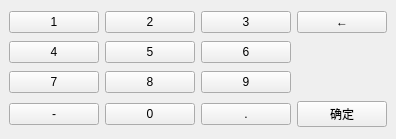
<?xml version="1.0" encoding="UTF-8"?>
<ui version="4.0">
 <class>NumberForm</class>
 <widget class="QWidget" name="NumberForm">
  <property name="geometry">
   <rect>
    <x>0</x>
    <y>0</y>
    <width>396</width>
    <height>139</height>
   </rect>
  </property>
  <property name="windowTitle">
   <string>Form</string>
  </property>
  <layout class="QGridLayout" name="gridLayout_2">
   <property name="leftMargin">
    <number>0</number>
   </property>
   <property name="topMargin">
    <number>0</number>
   </property>
   <property name="rightMargin">
    <number>0</number>
   </property>
   <property name="bottomMargin">
    <number>0</number>
   </property>
   <property name="horizontalSpacing">
    <number>0</number>
   </property>
   <item row="0" column="0">
    <widget class="QWidget" name="widget" native="true">
     <layout class="QGridLayout" name="gridLayout">
      <item row="0" column="0">
       <widget class="QPushButton" name="pushButton1">
        <property name="minimumSize">
         <size>
          <width>90</width>
          <height>0</height>
         </size>
        </property>
        <property name="maximumSize">
         <size>
          <width>90</width>
          <height>16777215</height>
         </size>
        </property>
        <property name="text">
         <string>1</string>
        </property>
       </widget>
      </item>
      <item row="0" column="1">
       <widget class="QPushButton" name="pushButton2">
        <property name="minimumSize">
         <size>
          <width>90</width>
          <height>0</height>
         </size>
        </property>
        <property name="maximumSize">
         <size>
          <width>90</width>
          <height>16777215</height>
         </size>
        </property>
        <property name="text">
         <string>2</string>
        </property>
       </widget>
      </item>
      <item row="0" column="2">
       <widget class="QPushButton" name="pushButton3">
        <property name="minimumSize">
         <size>
          <width>90</width>
          <height>0</height>
         </size>
        </property>
        <property name="maximumSize">
         <size>
          <width>90</width>
          <height>16777215</height>
         </size>
        </property>
        <property name="text">
         <string>3</string>
        </property>
       </widget>
      </item>
      <item row="0" column="3">
       <widget class="QPushButton" name="pushButtonD">
        <property name="minimumSize">
         <size>
          <width>90</width>
          <height>0</height>
         </size>
        </property>
        <property name="maximumSize">
         <size>
          <width>90</width>
          <height>16777215</height>
         </size>
        </property>
        <property name="text">
         <string>←</string>
        </property>
       </widget>
      </item>
      <item row="1" column="0">
       <widget class="QPushButton" name="pushButton4">
        <property name="minimumSize">
         <size>
          <width>90</width>
          <height>0</height>
         </size>
        </property>
        <property name="maximumSize">
         <size>
          <width>90</width>
          <height>16777215</height>
         </size>
        </property>
        <property name="text">
         <string>4</string>
        </property>
       </widget>
      </item>
      <item row="1" column="1">
       <widget class="QPushButton" name="pushButton5">
        <property name="minimumSize">
         <size>
          <width>90</width>
          <height>0</height>
         </size>
        </property>
        <property name="maximumSize">
         <size>
          <width>90</width>
          <height>16777215</height>
         </size>
        </property>
        <property name="text">
         <string>5</string>
        </property>
       </widget>
      </item>
      <item row="1" column="2">
       <widget class="QPushButton" name="pushButton6">
        <property name="minimumSize">
         <size>
          <width>90</width>
          <height>0</height>
         </size>
        </property>
        <property name="maximumSize">
         <size>
          <width>90</width>
          <height>16777215</height>
         </size>
        </property>
        <property name="text">
         <string>6</string>
        </property>
       </widget>
      </item>
      <item row="2" column="0">
       <widget class="QPushButton" name="pushButton7">
        <property name="minimumSize">
         <size>
          <width>90</width>
          <height>0</height>
         </size>
        </property>
        <property name="maximumSize">
         <size>
          <width>90</width>
          <height>16777215</height>
         </size>
        </property>
        <property name="text">
         <string>7</string>
        </property>
       </widget>
      </item>
      <item row="2" column="1">
       <widget class="QPushButton" name="pushButton8">
        <property name="minimumSize">
         <size>
          <width>90</width>
          <height>0</height>
         </size>
        </property>
        <property name="maximumSize">
         <size>
          <width>90</width>
          <height>16777215</height>
         </size>
        </property>
        <property name="text">
         <string>8</string>
        </property>
       </widget>
      </item>
      <item row="2" column="2">
       <widget class="QPushButton" name="pushButton9">
        <property name="minimumSize">
         <size>
          <width>90</width>
          <height>0</height>
         </size>
        </property>
        <property name="maximumSize">
         <size>
          <width>90</width>
          <height>16777215</height>
         </size>
        </property>
        <property name="text">
         <string>9</string>
        </property>
       </widget>
      </item>
      <item row="3" column="0">
       <widget class="QPushButton" name="pushButtonJ">
        <property name="minimumSize">
         <size>
          <width>90</width>
          <height>0</height>
         </size>
        </property>
        <property name="maximumSize">
         <size>
          <width>90</width>
          <height>16777215</height>
         </size>
        </property>
        <property name="text">
         <string>-</string>
        </property>
       </widget>
      </item>
      <item row="3" column="1">
       <widget class="QPushButton" name="pushButton0">
        <property name="minimumSize">
         <size>
          <width>90</width>
          <height>0</height>
         </size>
        </property>
        <property name="maximumSize">
         <size>
          <width>90</width>
          <height>16777215</height>
         </size>
        </property>
        <property name="text">
         <string>0</string>
        </property>
       </widget>
      </item>
      <item row="3" column="2">
       <widget class="QPushButton" name="pushButtonT">
        <property name="minimumSize">
         <size>
          <width>90</width>
          <height>0</height>
         </size>
        </property>
        <property name="maximumSize">
         <size>
          <width>90</width>
          <height>16777215</height>
         </size>
        </property>
        <property name="text">
         <string>.</string>
        </property>
       </widget>
      </item>
      <item row="3" column="3">
       <widget class="QPushButton" name="pushButtonO">
        <property name="minimumSize">
         <size>
          <width>90</width>
          <height>0</height>
         </size>
        </property>
        <property name="maximumSize">
         <size>
          <width>90</width>
          <height>16777215</height>
         </size>
        </property>
        <property name="text">
         <string>确定</string>
        </property>
       </widget>
      </item>
     </layout>
    </widget>
   </item>
  </layout>
 </widget>
 <resources/>
 <connections/>
</ui>
